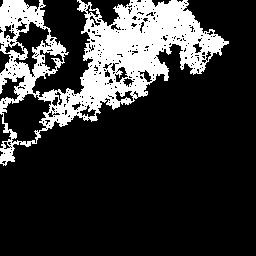
#> input picture FinalProject/Masks/Mask0.jpg, 256 x 256 px, found by its file name; its folder holds 4 pictures in this run
$ python PatchMatch_OpenCV.py ../../Masks/Mask0.jpg
#> lines starting #> are read from the running program, lines starting #| are printed output that depends on the picture
import numpy as np
import cv2
import sys

filename = sys.argv[1]

for k in range(10):
	img = cv2.imread('../../' + filename, 0)					### color scale (RGB)
#> img is the input picture: shape (256, 256); min 0, max 255, mean 52.1
	msk = cv2.imread('../../Masks/Mask' + str(k) + '.jpg', 0)	### gray scale

	resNS = cv2.inpaint(img, msk, 10, cv2.INPAINT_NS)
#> resNS: shape (256, 256); every value is 0
	resTE = cv2.inpaint(img, msk, 10, cv2.INPAINT_TELEA)
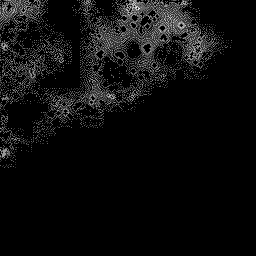
#> resTE: shape (256, 256); min 0, max 5, mean 0.263; drawn with min black and max white

	cv2.imwrite('../Results/Gray_PatchMatch_NS_' + filename[:-4] + str(k) + '.jpg', resNS)
	cv2.imwrite('../Results/Gray_PatchMatch_TE_' + filename[:-4] + str(k) + '.jpg', resTE)
	cv2.destroyAllWindows()
#> pass 2 of the loop `for k in range(10):`:
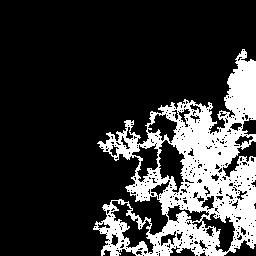
#> input picture FinalProject/Masks/Mask1.jpg, 256 x 256 px
#> msk is the input picture: shape (256, 256); min 0, max 255, mean 54.3
#> `resNS = cv2.inpaint(img, msk, 10, cv2.INPAINT_NS)`:
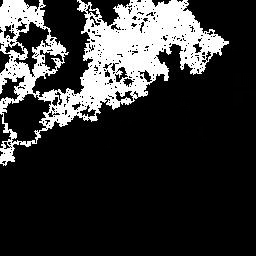
#> resNS: shape (256, 256); min 0, max 255, mean 52.1
#> pass 3 of the loop `for k in range(10):`:
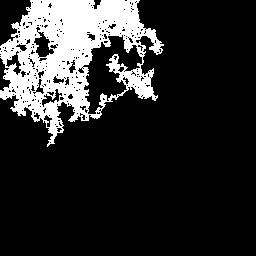
#> input picture FinalProject/Masks/Mask2.jpg, 256 x 256 px
#> msk is the input picture: shape (256, 256); min 0, max 255, mean 44
#> `resNS = cv2.inpaint(img, msk, 10, cv2.INPAINT_NS)`:
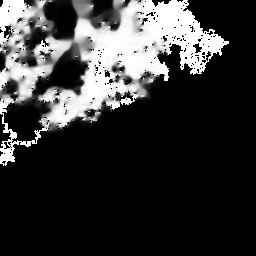
#> resNS: shape (256, 256); min 0, max 255, mean 54.5
#> `resTE = cv2.inpaint(img, msk, 10, cv2.INPAINT_TELEA)`:
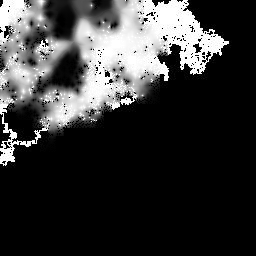
#> resTE: shape (256, 256); min 0, max 255, mean 55.1
#> (the run stopped early here; a loop or call above may not have finished)
